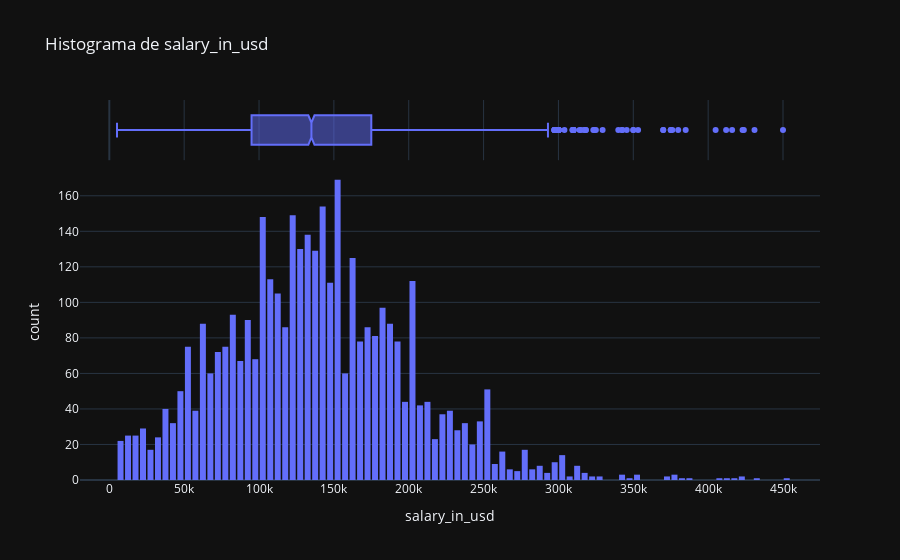
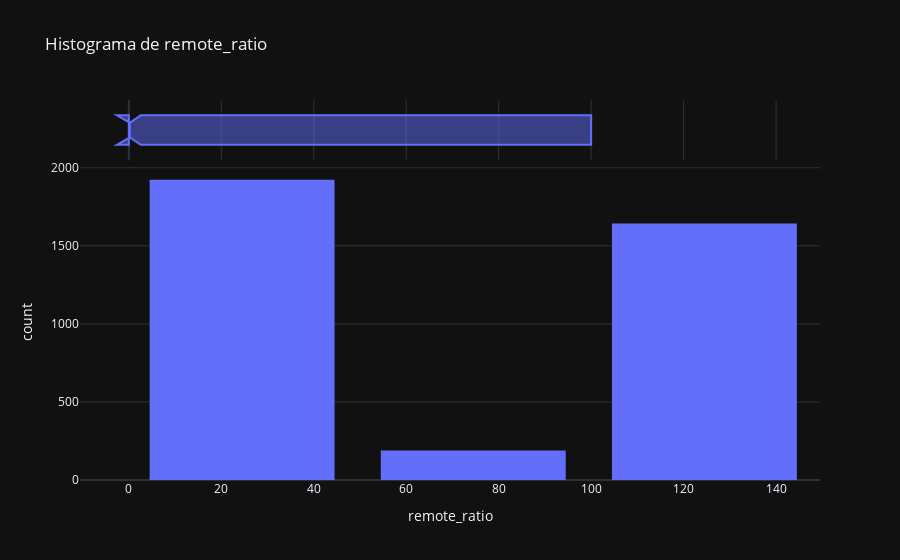

The notebook cell these images were saved under, in order:
### Markdown cell above
### Crea una gráfica para visualizar nuestras variables numéricas:

### Code cell
for variable in variables_numericas:
    fig = px.histogram(df, x=variable,
                       title=f'Histograma de {variable}',
                       marginal="box",
                       template="plotly_dark", 
                       labels={variable: f"{variable}"}) # Añade un boxplot en la parte superior
    fig.update_layout(bargap=0.2)  # Ajusta el espacio entre barras
    fig.show()

### Figure 1 — Plotly figure (JSON) as saved in the notebook; plotly's stock layout.template omitted (floating-point values rounded to 4 significant figures; data arrays with more than 128 entries replaced by an {"elided": "..."} marker saying what was removed)
{"data": [{"alignmentgroup": "True", "bingroup": "x", "hovertemplate": "salary_in_usd=%{x}<br>count=%{y}<extra></extra>", "legendgroup": "", "marker": {"color": "#636efa", "pattern": {"shape": ""}}, "name": "", "offsetgroup": "", "orientation": "v", "showlegend": false, "type": "histogram", "x": {"elided": "3755 int values"}, "xaxis": "x", "yaxis": "y"}, {"alignmentgroup": "True", "hovertemplate": "salary_in_usd=%{x}<extra></extra>", "legendgroup": "", "marker": {"color": "#636efa"}, "name": "", "notched": true, "offsetgroup": "", "showlegend": false, "type": "box", "x": {"elided": "3755 int values"}, "xaxis": "x2", "yaxis": "y2"}], "layout": {"bargap": 0.2, "barmode": "relative", "legend": {"tracegroupgap": 0}, "title": {"text": "Histograma de salary_in_usd"}, "xaxis": {"anchor": "y", "domain": [0, 1], "title": {"text": "salary_in_usd"}}, "xaxis2": {"anchor": "y2", "domain": [0, 1], "matches": "x", "showgrid": true, "showticklabels": false}, "yaxis": {"anchor": "x", "domain": [0, 0.8316], "title": {"text": "count"}}, "yaxis2": {"anchor": "x2", "domain": [0.8416, 1], "matches": "y2", "showgrid": false, "showline": false, "showticklabels": false, "ticks": ""}}}

### Figure 2 — Plotly figure (JSON) as saved in the notebook; plotly's stock layout.template omitted (floating-point values rounded to 4 significant figures; data arrays with more than 128 entries replaced by an {"elided": "..."} marker saying what was removed)
{"data": [{"alignmentgroup": "True", "bingroup": "x", "hovertemplate": "remote_ratio=%{x}<br>count=%{y}<extra></extra>", "legendgroup": "", "marker": {"color": "#636efa", "pattern": {"shape": ""}}, "name": "", "offsetgroup": "", "orientation": "v", "showlegend": false, "type": "histogram", "x": {"elided": "3755 int values"}, "xaxis": "x", "yaxis": "y"}, {"alignmentgroup": "True", "hovertemplate": "remote_ratio=%{x}<extra></extra>", "legendgroup": "", "marker": {"color": "#636efa"}, "name": "", "notched": true, "offsetgroup": "", "showlegend": false, "type": "box", "x": {"elided": "3755 int values"}, "xaxis": "x2", "yaxis": "y2"}], "layout": {"bargap": 0.2, "barmode": "relative", "legend": {"tracegroupgap": 0}, "title": {"text": "Histograma de remote_ratio"}, "xaxis": {"anchor": "y", "domain": [0, 1], "title": {"text": "remote_ratio"}}, "xaxis2": {"anchor": "y2", "domain": [0, 1], "matches": "x", "showgrid": true, "showticklabels": false}, "yaxis": {"anchor": "x", "domain": [0, 0.8316], "title": {"text": "count"}}, "yaxis2": {"anchor": "x2", "domain": [0.8416, 1], "matches": "y2", "showgrid": false, "showline": false, "showticklabels": false, "ticks": ""}}}
